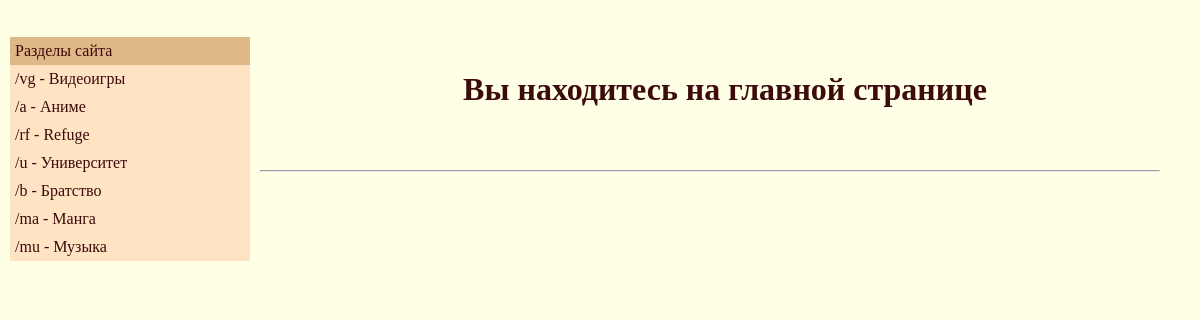
/board/, run on the app's committed database.
### Board/models.py (models this page shows, shortened)
class Section(models.Model):
    name_section = models.CharField(max_length=3)
    description = models.CharField(max_length=25)

### Board/views.py (the view)
def index(request):
    section_list = Section.objects.all
    context = {'section_list': section_list,
               }
    return render(request, 'Board/index.html', context)

### Board/templates/Board/index.html (shortened to what this page needs)
{% extends 'Board/base.html' %}
{% block logo %}
Вы находитесь на главной странице
{% endblock %}
{% block content %}
<hr>
{% endblock %}

### Board/templates/Board/nav.html (shortened to what this page needs)
 <nav class="site-menu">
              <ul>
        <li class="nav_title">Разделы сайта</li>
       {% for section in section_list %}
            <li>
                <a href="{% url 'Board:section' section.name_section %}">/{{ section.name_section }} - {{ section.description }}</a>
          </li>
        {% endfor %}
        </ul>
 </nav>

### Board/static/Board/board_style.css (style rules this page uses)
html, body { margin: 0; padding: 0; }
body { font-family: Ubuntu; background-color: #ffffe6; color: rgba(53, 1, 3, 0.96); }
.site-menu { margin-left: 0px; float: left; width: 20%; padding-left: 10px; }
.site-menu ul { background-color: bisque; list-style: none; padding: 0; border: 0; }
.site-menu ul li { border-bottom: 0; padding: 5px; }
.site-menu ul li:last-child { border-bottom: 0; }
.site-menu ul li a { color: rgba(53, 1, 3, 0.96); text-decoration: none; }
hr { margin-top: 10px; }
.nav_title { background-color: burlywood; }
hr { color: rgba(53, 1, 3, 0.96); }

### data on the page
Section: name_section "vg", description "Видеоигры"
Section: name_section "a", description "Аниме"
Section: name_section "rf", description "Refuge"
Section: name_section "u", description "Университет"
Section: name_section "b", description "Братство"
Section: name_section "ma", description "Манга"
Section: name_section "mu", description "Музыка"
